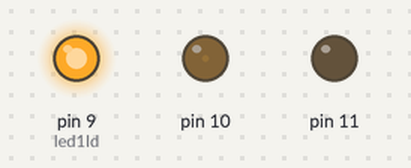
A sketch run on a simulated Arduino Uno, built with avr-gcc and run on an emulated ATmega328P. Parts: output pins drawn as LEDs (lit = HIGH).

Above: at 0.05 s.
At 0.7 s:
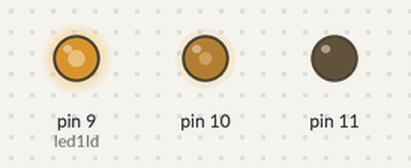
At 1.4 s:
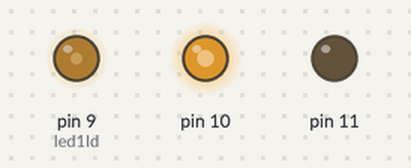
At 2.8 s:
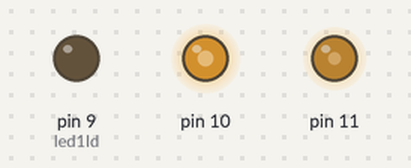
At 4.2 s:
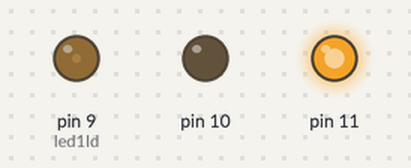
At 5.6 s:
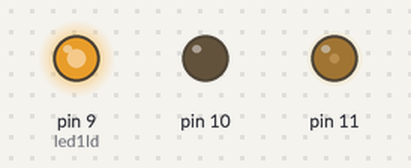
Timing chart, 0 to 7.8 s (numbered marks = the images above):
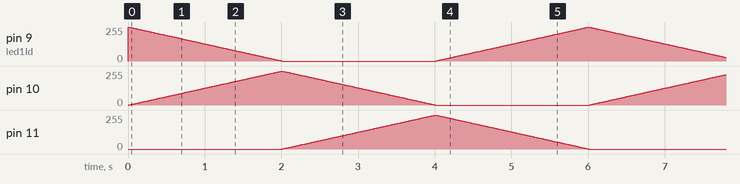

The sketch:

RGB2.ino
```cpp
// the setup function runs once when you press reset or power the board
const int numberOfLeds = 3;
const int led1Id = 9;
const int stepTime = 2000;
const int fullCycle = stepTime * 3;
const int maxBrightness = 255;

void setup() {
  for (int i = 0; i < numberOfLeds; ++i)
  {
    pinMode(led1Id + i, OUTPUT);
  }
}

// the loop function runs over and over again forever
void loop() {
  const unsigned long currentMillis = millis() % fullCycle;
  const int firstLedIdx = currentMillis / stepTime;
  const int secondLedIdx = (firstLedIdx + 1) % 3;
  const long firstBrightness = (currentMillis % stepTime) * maxBrightness / stepTime;
  const long secondBrightness = maxBrightness - firstBrightness;
  for (int i = 0; i < numberOfLeds; ++i)
  {
    if (i == firstLedIdx)
    {
      analogWrite(led1Id + i, secondBrightness);
    }
    else if (i == secondLedIdx)
    {
      analogWrite(led1Id + i, firstBrightness);
    }
    else
    {
      analogWrite(led1Id + i, LOW);
    }
  }
  delay(10);
}
```
